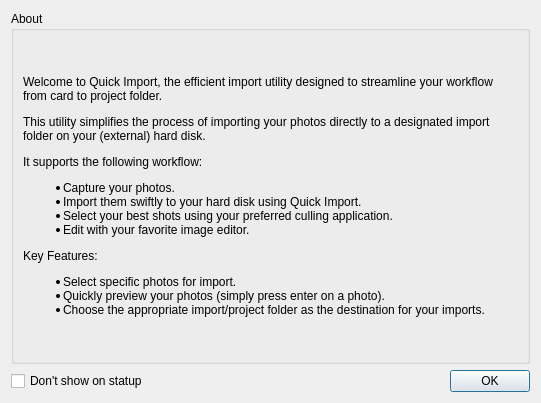
<?xml version="1.0" encoding="UTF-8"?>
<ui version="4.0">
 <class>aboutDialog</class>
 <widget class="QDialog" name="aboutDialog">
  <property name="geometry">
   <rect>
    <x>0</x>
    <y>0</y>
    <width>541</width>
    <height>403</height>
   </rect>
  </property>
  <property name="windowTitle">
   <string>Dialog</string>
  </property>
  <layout class="QVBoxLayout" name="verticalLayout_2">
   <item>
    <widget class="QGroupBox" name="groupBox">
     <property name="sizePolicy">
      <sizepolicy hsizetype="Preferred" vsizetype="Expanding">
       <horstretch>0</horstretch>
       <verstretch>0</verstretch>
      </sizepolicy>
     </property>
     <property name="title">
      <string>About</string>
     </property>
     <layout class="QVBoxLayout" name="verticalLayout">
      <item>
       <widget class="QLabel" name="label">
        <property name="sizePolicy">
         <sizepolicy hsizetype="Preferred" vsizetype="Maximum">
          <horstretch>0</horstretch>
          <verstretch>0</verstretch>
         </sizepolicy>
        </property>
        <property name="text">
         <string>&lt;html&gt;&lt;head/&gt;&lt;body&gt;&lt;p&gt;Welcome to Quick Import, the efficient import utility designed to streamline your workflow from card to project folder.&lt;/p&gt;&lt;p&gt;This utility simplifies the process of importing your photos directly to a designated import folder on your (external) hard disk.&lt;/p&gt;&lt;p&gt;It supports the following workflow:&lt;/p&gt;&lt;ul style=&quot;margin-top: 0px; margin-bottom: 0px; margin-left: 0px; margin-right: 0px; -qt-list-indent: 1;&quot;&gt;&lt;li style=&quot; margin-top:12px; margin-bottom:0px; margin-left:0px; margin-right:0px; -qt-block-indent:0; text-indent:0px;&quot;&gt;Capture your photos.&lt;/li&gt;&lt;li style=&quot; margin-top:0px; margin-bottom:0px; margin-left:0px; margin-right:0px; -qt-block-indent:0; text-indent:0px;&quot;&gt;Import them swiftly to your hard disk using Quick Import.&lt;/li&gt;&lt;li style=&quot; margin-top:0px; margin-bottom:0px; margin-left:0px; margin-right:0px; -qt-block-indent:0; text-indent:0px;&quot;&gt;Select your best shots using your preferred culling application.&lt;/li&gt;&lt;li style=&quot; margin-top:0px; margin-bottom:12px; margin-left:0px; margin-right:0px; -qt-block-indent:0; text-indent:0px;&quot;&gt;Edit with your favorite image editor.&lt;/li&gt;&lt;/ul&gt;&lt;p&gt;Key Features:&lt;/p&gt;&lt;ul style=&quot;margin-top: 0px; margin-bottom: 0px; margin-left: 0px; margin-right: 0px; -qt-list-indent: 1;&quot;&gt;&lt;li style=&quot; margin-top:12px; margin-bottom:0px; margin-left:0px; margin-right:0px; -qt-block-indent:0; text-indent:0px;&quot;&gt;Select specific photos for import.&lt;/li&gt;&lt;li style=&quot; margin-top:0px; margin-bottom:0px; margin-left:0px; margin-right:0px; -qt-block-indent:0; text-indent:0px;&quot;&gt;Quickly preview your photos (simply press enter on a photo).&lt;/li&gt;&lt;li style=&quot; margin-top:0px; margin-bottom:12px; margin-left:0px; margin-right:0px; -qt-block-indent:0; text-indent:0px;&quot;&gt;Choose the appropriate import/project folder as the destination for your imports.&lt;/li&gt;&lt;/ul&gt;&lt;/body&gt;&lt;/html&gt;</string>
        </property>
        <property name="wordWrap">
         <bool>true</bool>
        </property>
       </widget>
      </item>
     </layout>
    </widget>
   </item>
   <item>
    <layout class="QHBoxLayout" name="horizontalLayout">
     <property name="sizeConstraint">
      <enum>QLayout::SetFixedSize</enum>
     </property>
     <item>
      <widget class="QCheckBox" name="dontshowCheckBox">
       <property name="text">
        <string>Don't show on statup</string>
       </property>
      </widget>
     </item>
     <item>
      <widget class="QDialogButtonBox" name="buttonBox">
       <property name="sizePolicy">
        <sizepolicy hsizetype="Expanding" vsizetype="Minimum">
         <horstretch>0</horstretch>
         <verstretch>0</verstretch>
        </sizepolicy>
       </property>
       <property name="orientation">
        <enum>Qt::Horizontal</enum>
       </property>
       <property name="standardButtons">
        <set>QDialogButtonBox::Ok</set>
       </property>
      </widget>
     </item>
    </layout>
   </item>
  </layout>
 </widget>
 <resources/>
 <connections>
  <connection>
   <sender>buttonBox</sender>
   <signal>accepted()</signal>
   <receiver>aboutDialog</receiver>
   <slot>accept()</slot>
   <hints>
    <hint type="sourcelabel">
     <x>248</x>
     <y>254</y>
    </hint>
    <hint type="destinationlabel">
     <x>157</x>
     <y>274</y>
    </hint>
   </hints>
  </connection>
  <connection>
   <sender>buttonBox</sender>
   <signal>rejected()</signal>
   <receiver>aboutDialog</receiver>
   <slot>reject()</slot>
   <hints>
    <hint type="sourcelabel">
     <x>316</x>
     <y>260</y>
    </hint>
    <hint type="destinationlabel">
     <x>286</x>
     <y>274</y>
    </hint>
   </hints>
  </connection>
 </connections>
</ui>
